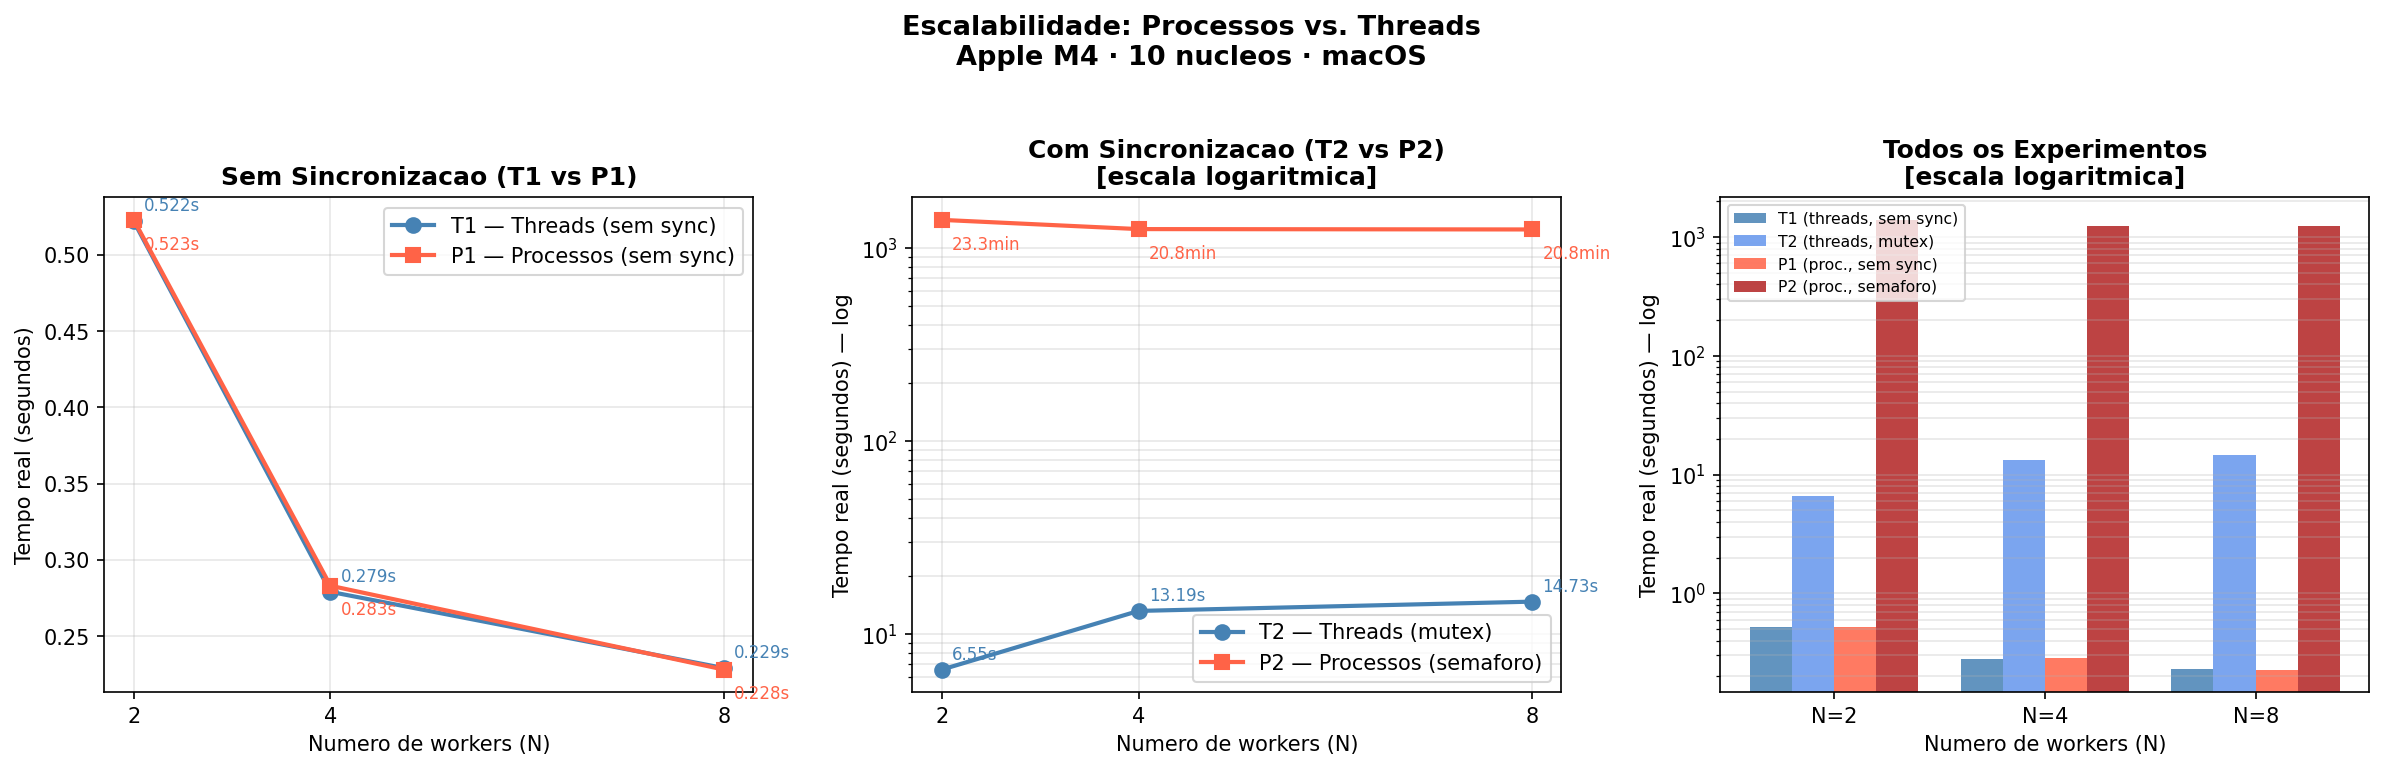

The Python source for this figure:
"""
grafico.py - Gera os graficos de escalabilidade do T1 de Sistemas Operacionais
Dados reais coletados em Apple M4 (10 nucleos, 24 GB RAM), macOS
"""

import matplotlib
matplotlib.use('Agg')
import matplotlib.pyplot as plt
import matplotlib.ticker as ticker
import numpy as np

N = [2, 4, 8]

# Tempos reais de execucao (segundos) — coletados com 'time' em macOS
T1 = [0.522, 0.279, 0.229]   # threads sem mutex
T2 = [6.551, 13.185, 14.728] # threads com pthread_mutex
P1 = [0.523, 0.283, 0.228]   # processos sem semaforo
P2 = [1395.57, 1250.52, 1245.08]  # processos com sem_open

# --------------------------------------------------------------------------
# Grafico 1: Escala linear — T1 e P1 (experimentos sem sincronizacao)
# --------------------------------------------------------------------------
fig, axes = plt.subplots(1, 3, figsize=(16, 5))
fig.suptitle('Escalabilidade: Processos vs. Threads\nApple M4 · 10 nucleos · macOS',
             fontsize=13, fontweight='bold', y=1.02)

# --- Subplot A: sem sincronizacao (T1 vs P1) ---
ax = axes[0]
ax.plot(N, T1, 'o-', color='steelblue',  linewidth=2, markersize=7, label='T1 — Threads (sem sync)')
ax.plot(N, P1, 's-', color='tomato',     linewidth=2, markersize=7, label='P1 — Processos (sem sync)')
ax.set_title('Sem Sincronizacao (T1 vs P1)', fontweight='bold')
ax.set_xlabel('Numero de workers (N)')
ax.set_ylabel('Tempo real (segundos)')
ax.set_xticks(N)
ax.legend()
ax.grid(True, alpha=0.3)
for xi, y1, y2 in zip(N, T1, P1):
    ax.annotate(f'{y1:.3f}s', (xi, y1), textcoords='offset points', xytext=(5, 5), fontsize=8, color='steelblue')
    ax.annotate(f'{y2:.3f}s', (xi, y2), textcoords='offset points', xytext=(5, -14), fontsize=8, color='tomato')

# --- Subplot B: com sincronizacao — T2 vs P2 (escala log) ---
ax = axes[1]
ax.plot(N, T2,  'o-', color='steelblue', linewidth=2, markersize=7, label='T2 — Threads (mutex)')
ax.plot(N, P2,  's-', color='tomato',    linewidth=2, markersize=7, label='P2 — Processos (semaforo)')
ax.set_yscale('log')
ax.set_title('Com Sincronizacao (T2 vs P2)\n[escala logaritmica]', fontweight='bold')
ax.set_xlabel('Numero de workers (N)')
ax.set_ylabel('Tempo real (segundos) — log')
ax.set_xticks(N)
ax.legend()
ax.grid(True, which='both', alpha=0.3)

def fmt_time(s):
    if s >= 3600:
        return f'{s/3600:.1f}h'
    if s >= 60:
        return f'{s/60:.1f}min'
    return f'{s:.2f}s'

for xi, y1, y2 in zip(N, T2, P2):
    ax.annotate(fmt_time(y1), (xi, y1), textcoords='offset points', xytext=(5, 5),  fontsize=8, color='steelblue')
    ax.annotate(fmt_time(y2), (xi, y2), textcoords='offset points', xytext=(5, -14), fontsize=8, color='tomato')

# --- Subplot C: todos os experimentos lado a lado por N ---
ax = axes[2]
x = np.arange(len(N))
width = 0.2
bars = [T1, T2, P1, P2]
colors = ['steelblue', 'cornflowerblue', 'tomato', 'firebrick']
labels = ['T1 (threads, sem sync)', 'T2 (threads, mutex)', 'P1 (proc., sem sync)', 'P2 (proc., semaforo)']
offsets = [-1.5, -0.5, 0.5, 1.5]

for bar_data, color, label, off in zip(bars, colors, labels, offsets):
    ax.bar(x + off * width, bar_data, width, label=label, color=color, alpha=0.85)

ax.set_yscale('log')
ax.set_title('Todos os Experimentos\n[escala logaritmica]', fontweight='bold')
ax.set_xlabel('Numero de workers (N)')
ax.set_ylabel('Tempo real (segundos) — log')
ax.set_xticks(x)
ax.set_xticklabels([f'N={n}' for n in N])
ax.legend(fontsize=7.5)
ax.grid(True, which='both', axis='y', alpha=0.3)

plt.tight_layout()
plt.savefig('grafico.png', dpi=150, bbox_inches='tight')
print("Grafico salvo em: grafico.png")
